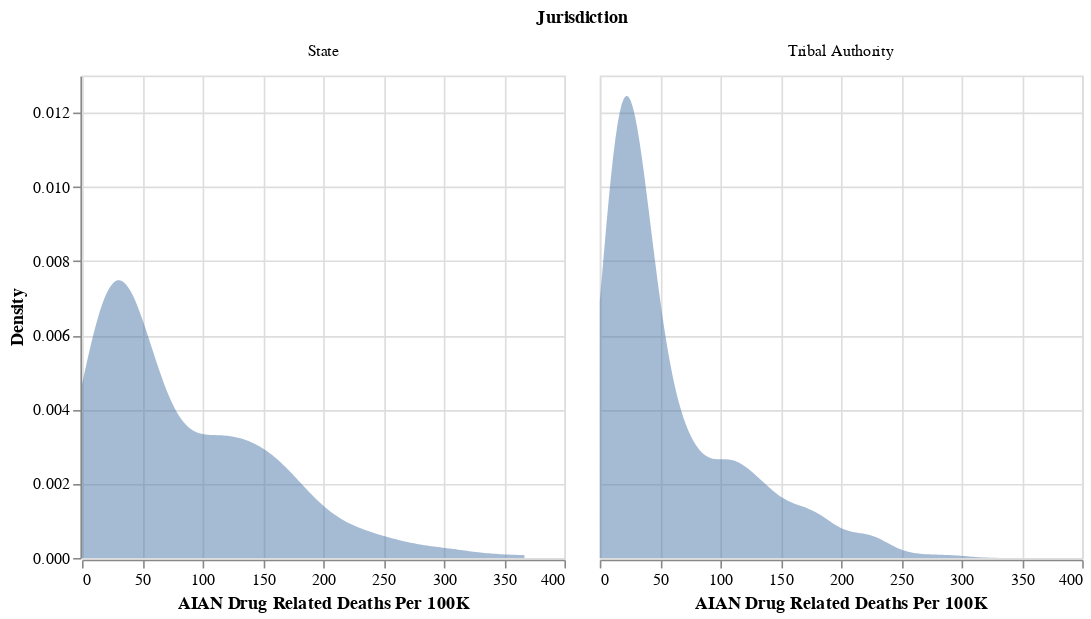

Notebook code cell kept with this figure:
### Code cell
def pl280_density():

    df = AIAN_deaths
    density_plot = alt.Chart(df).transform_density(
        'drd_AIAN_p100k',
        counts = False,
        groupby = ["Jurisdiction"],
        as_ = ['AIAN Drug Related Deaths Per 100K', 'Density']
    ).mark_area(
        opacity = 0.5
    ).encode(
    x=alt.X("AIAN Drug Related Deaths Per 100K:Q").title("AIAN Drug Related Deaths Per 100K"),
    y='Density:Q',
    ).facet(
        'Jurisdiction:N'
    )


    return density_plot

pl280_density()

### Figure 1 — Vega-Lite specification as saved in the notebook (floating-point values rounded to 4 significant figures; data arrays with more than 128 entries replaced by an {"elided": "..."} marker saying what was removed)
{"config": {"view": {"continuousWidth": 300, "continuousHeight": 300}}, "data": {"name": "data-5b478d6e7d243e05f0cddf405c9fd511"}, "facet": {"field": "Jurisdiction", "type": "nominal"}, "spec": {"mark": {"type": "area", "opacity": 0.5}, "encoding": {"x": {"field": "AIAN Drug Related Deaths Per 100K", "title": "AIAN Drug Related Deaths Per 100K", "type": "quantitative"}, "y": {"field": "Density", "type": "quantitative"}}, "transform": [{"density": "drd_AIAN_p100k", "counts": false, "groupby": ["Jurisdiction"], "as": ["AIAN Drug Related Deaths Per 100K", "Density"]}]}, "$schema": "https://vega.github.io/schema/vega-lite/v5.20.1.json", "datasets": {"data-5b478d6e7d243e05f0cddf405c9fd511": {"elided": "792 records"}}}
